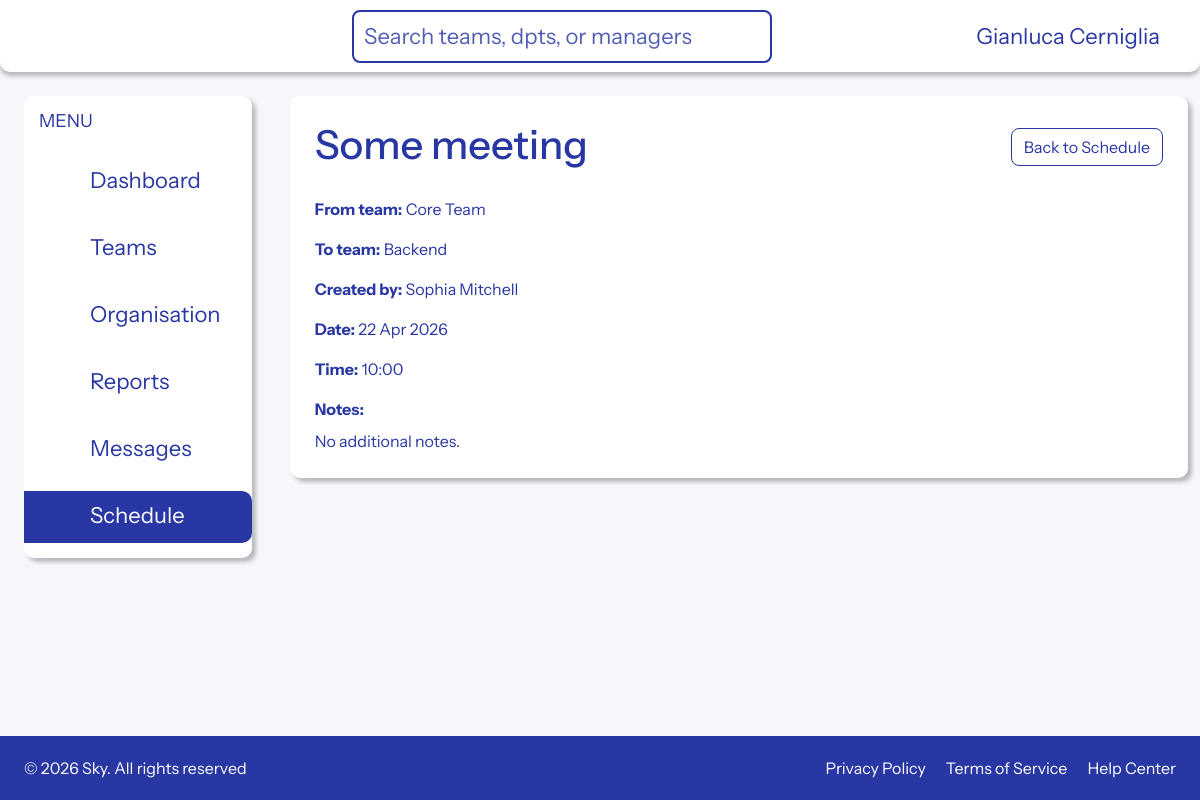
Page /schedule/3/ (signed in) on the committed database.
### apps/teams/models.py (models this page shows, shortened)
class User(AbstractUser):
    team = models.ForeignKey(
        Team,
        on_delete=models.CASCADE,
        db_column="team_id",
        related_name="users",
        null=True,
        blank=True,
    )
    class Meta:
        db_table = "user"
    def __str__(self):
        full_name = self.get_full_name()
        return full_name or self.username

class Team(models.Model):
    team_id = models.AutoField(primary_key=True)
    team_name = models.TextField(blank=True, null=True)
    team_leader = models.ForeignKey(
        "User",
        on_delete=models.SET_NULL,
        null=True,
        blank=True,
        db_column="team_leader",
        related_name="led_teams",
    )
    department = models.ForeignKey(
        Department,
        on_delete=models.CASCADE,
        db_column="department_id",
        related_name="teams",
    )
    slack_channels = models.TextField(blank=True, null=True)
    daily_standup_time = models.TextField(blank=True, null=True)
    team_wiki = models.TextField(blank=True, null=True)
    development_focus_areas = models.TextField(blank=True, null=True)
    key_skills_technologies = models.TextField(blank=True, null=True)
    downstream_dependency = models.ForeignKey(
        "self",
        on_delete=models.SET_NULL,
        null=True,
        blank=True,
        related_name="upstream_teams",
    )
    class Meta:
        db_table = "team"

### apps/team_schedule/models.py (models this page shows, shortened)
class TeamMeeting(models.Model):
    meeting_id = models.AutoField(primary_key=True)
    created_by = models.ForeignKey(
        settings.AUTH_USER_MODEL,
        on_delete=models.CASCADE,
        related_name="created_team_meetings",
    )
    team_one = models.ForeignKey(
        "teams.Team",
        on_delete=models.CASCADE,
        related_name="meetings_as_team_one",
    )
    team_two = models.ForeignKey(
        "teams.Team",
        on_delete=models.CASCADE,
        related_name="meetings_as_team_two",
    )
    title = models.CharField(max_length=200)
    meeting_date = models.DateField()
    meeting_time = models.TimeField()
    notes = models.TextField(blank=True, null=True)
    created_at = models.DateTimeField(auto_now_add=True)
    class Meta:
        db_table = "team_meeting"
        ordering = ["meeting_date", "meeting_time"]

### apps/team_schedule/views.py (the view)
# urls.py: path("<int:pk>/", views.meeting_detail, name="meeting-detail"),
@login_required
def meeting_detail(request, pk):
    if not request.user.team:
        messages.error(request, "You are not assigned to a team.")
        return redirect("team-list")
    current_team = request.user.team
    meeting = get_object_or_404(
        TeamMeeting.objects.select_related("team_one", "team_two", "created_by"),
        pk=pk,
    )
    if meeting.team_one != current_team and meeting.team_two != current_team:
        messages.error(request, "You do not have permission to view this meeting.")
        return redirect("scheduling:team-schedule")
    return render(
        request,
        "team_schedule/detail.html",
        {
            "meeting": meeting,
            "current_team": current_team,
        },
    )

### apps/team_schedule/templates/team_schedule/detail.html (shortened to what this page needs)
{% extends "base.html" %}
{% load static %}
{% block extra_css %}
<link rel="stylesheet" href="{% static 'pages/css/schedule.css' %}">
{% endblock %}
{% block content %}
<div class="schedule-layout py-4 pt-0">
    <div class="row">
        <div class="schedule-layout-inner rounded-component-design">
            <div class="card border-0">
                <div class="d-flex justify-content-between align-items-center mb-4">
                    <div>
                        <h1 class="mb-1 text-primary-color">{{ meeting.title }}</h1>
                    </div>
                    <a href="{% url 'scheduling:team-schedule' %}" class="btn btn-outline-primary">Back to Schedule</a>
                </div>
                <div class="card border-0">
                    <div class="card-body p-0">
                        <div class="mb-3 text-primary-color">
                            <strong>From team:</strong> {{ meeting.team_one.team_name }}
                        </div>
                        <div class="mb-3 text-primary-color">
                            <strong>To team:</strong> {{ meeting.team_two.team_name }}
                        </div>
                        <div class="mb-3 text-primary-color">
                            <strong>Created by:</strong> {{ meeting.created_by }}
                        </div>
                        <div class="mb-3 text-primary-color">
                            <strong>Date:</strong> {{ meeting.meeting_date|date:"d M Y" }}
                        </div>
                        <div class="mb-3 text-primary-color">
                            <strong>Time:</strong> {{ meeting.meeting_time|time:"H:i" }}
                        </div>
                        <div class="mb-0 text-primary-color">
                            <strong>Notes:</strong>
                            <div class="mt-2">{{ meeting.notes|default:"No additional notes."|linebreaksbr }}</div>
                        </div>
                    </div>
                </div>
            </div>
        </div>
    </div>
</div>
{% endblock %}

### templates/header.html (shortened to what this page needs)
<header class="site-header">
    <div class="top-bar">
        <div class="header-inner">
            <div class="header-row">
                <div class="logo-section">
                    {% load svg %}
                </div>
                {% if user.is_authenticated %}
                    <div class="search-bar">
                        <form action="{% url 'team-list' %}" method="get" class="search-bar-form">
                            <input id="search" name="q" type="text" placeholder="Search teams, dpts, or managers" class="search-input">
                                {% load svg %}
                        </form>
                    </div>
                    <div class="profile-section d-flex align-items-center">
                                {% load svg %}
                        <div class="user-section pe-3">
                            {% if user.first_name and user.last_name %}
                                <span class="user-label">{{ user.first_name }} {{ user.last_name }}</span>
                            {% else %}
                                <span class="user-label">{{ user.username }}</span>
                            {% endif %}
                        </div>
                                {% load svg %}
                    </div>
                {% endif %}
            </div>
        </div>
    </div>
</header>

### apps/pages/static/pages/css/schedule.css (style rules this page uses)
.schedule-layout .schedule-layout-inner { padding: 25px; }

### apps/pages/static/pages/css/main.css (style rules this page uses)
html, body { height: 100%; margin: 0; padding: 0; }
.rounded-component-design { background: #FFFFFF; box-shadow: 4px 4px 4px rgba(0, 0, 0, 0.25); border-radius: 10px; }
.text-primary-color { color: #2837A3 !important; }
body.site-body { font-family: "Instrument Sans", Arial, sans-serif; background: #f5f7fb; color: #111827; }
.btn { border-radius: 8px !important; }
.btn.btn-outline-primary { background-color: #fff; color: #2837A3; border: 1px solid #2837A3; }
.site-header { width: 100%; background: #ffffff; box-shadow: 0px 4px 4px rgba(0, 0, 0, 0.25); border-radius: 0px 0px 10px 10px; }
.header-inner { width: 100%; max-width: 1920px; margin: 0 auto; padding: 0 24px; }
.header-row { min-height: 72px; display: flex; align-items: center; justify-content: space-between; gap: 24px; }
header.site-header .header-inner .header-row .profile-section .user-section .user-label { color: #2837A3; font-size: 22px; font-weight: 400; }
.logo-section { min-width: 140px; min-height: 40px; display: flex; align-items: center; }
.user-label { font-size: 0.95rem; font-weight: 600; color: #374151; }
.search-bar { display: flex; align-items: center; border: 2px solid #2837a3; border-radius: 8px; padding: 0 10px; max-width: 420px; min-width: 420px; background-color: #fff; }
.search-bar-form { display: flex; width: 100%; align-items: center; }
.search-input { border: none; outline: none; flex-grow: 1; font-size: 22px; color: #2837a3; padding: 8px 0; }
.search-input::placeholder { color: #2837a3; opacity: 0.8; }

### rows in the picture
User: first_name "Gianluca", last_name "Cerniglia"
TeamMeeting: title "Some meeting", team_one.team_name "Core Team", team_two.team_name "Backend", created_by "Sophia Mitchell", meeting_date "22 Apr 2026", meeting_time "10:00", notes "No additional notes."
